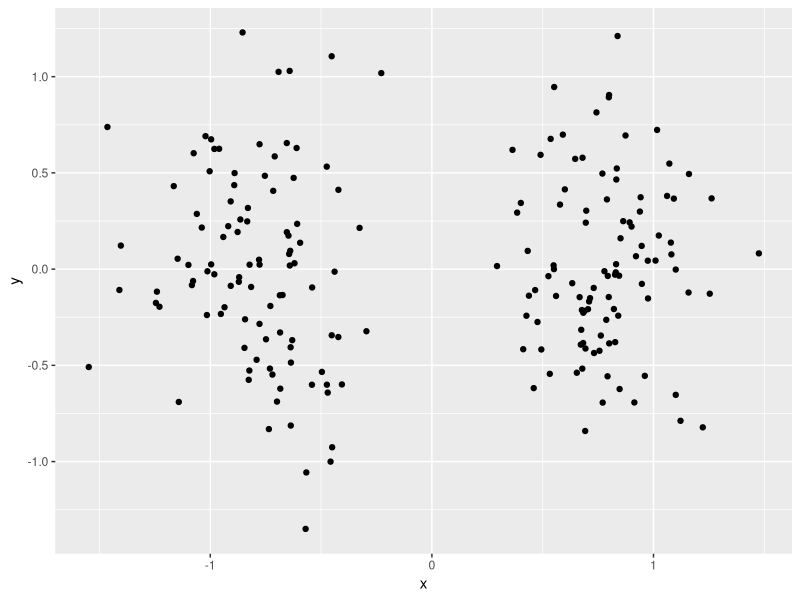

Recreate this plot in R.
## ---- chunk 1
library(tidyverse)


set.seed(42)

tibble(
  x = c(rnorm(100, -.8, .25), rnorm(100, .8, .25)), 
  y = rnorm(200, 0, .5)
) %>% 
  ggplot(aes(x=x, y=y)) +
  geom_point()
